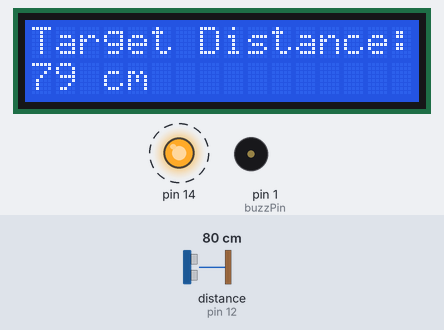
This sketch was run on a simulated Arduino Uno, built with avr-gcc and run on an emulated ATmega328P. On the bench: 16×2 character LCD, output pins drawn as LEDs (lit = HIGH), buzzer (waves = sounding, pin HIGH). Wiring (inferred from the names in the program): ultrasonic range finder: trigger pin 13; echo pin 12. Dashed ring = blinking. The inputs (shaded band) are chosen by the test bench; at power-on: distance to the obstacle (sensor on pin 12) 80 cm. The echo pulse lasts 58.3 µs per cm; pins used as bus, display or sensor lines are not drawn.

Above: at 1.2 s.
1.3 s: distance to the obstacle (sensor on pin 12) set to 13 cm
At 3.9 s:
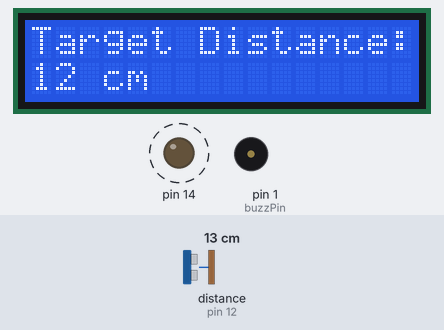
4.0 s: distance to the obstacle (sensor on pin 12) set to 10 cm
At 5.1 s:
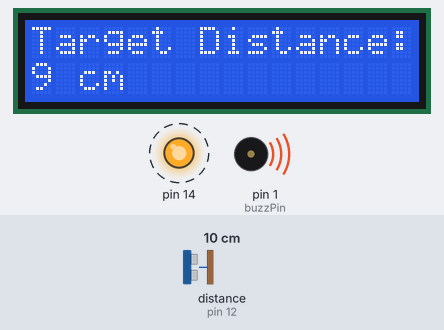
8.3 s: distance to the obstacle (sensor on pin 12) set to 2 cm
At 11.0 s:
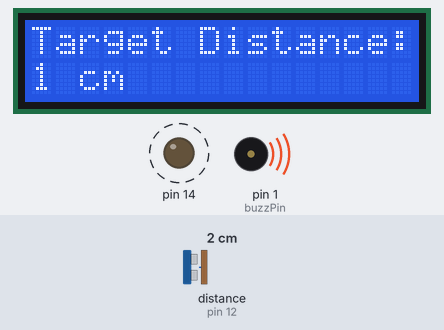
Timing chart, 0 to 16.8 s (numbered marks = the images above; inputs shaded):
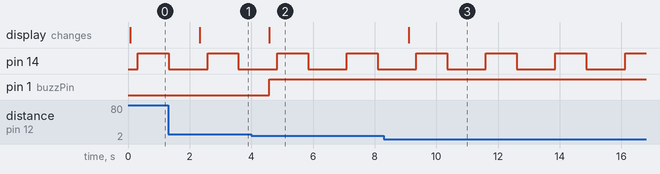

The sketch:

FTG1UXQIADH8BAP.ino
```cpp
/*
HC-SR04 Ultrasonic Sensor with LCD dispaly

HC-SR04 Ultrasonic Sensor
  VCC to Arduino 5V
  GND to Arduino GND
  Echo to Arduino pin 12
  Trig to Arduino pin 13

LCD Display (I used JHD162A)
  VSS to Arduino GND
  VCC to Arduino 5V
  VEE to Arduino GND
  RS to Arduino pin 11
  R/W to Arduino pin 10
  E to Arduino pin 9
  DB4 to Arduino pin 2
  DB5 to Arduino pin 3
  DB6 to Arduino pin 4
  DB7 to Arduino pin 5
  LED+ to Arduino 5V
  LED- to Arduino GND

Modified by Ahmed Djebali (June 1, 2015).
*/
#include <LiquidCrystal.h> //Load Liquid Crystal Library
LiquidCrystal LCD(11,10,9,2,3,4,5);  //Create Liquid Crystal Object called LCD

//#define trigPin 13 //Sensor Echo pin connected to Arduino pin 13
//#define echoPin 12 //Sensor Trip pin connected to Arduino pin 12
int const trigPin = 13;
int const echoPin = 12;
int const buzzPin = 1;

//Simple program just for testing the HC-SR04 Ultrasonic Sensor with LCD dispaly
//URL:

void setup()
{
  pinMode(trigPin, OUTPUT);
  pinMode(echoPin, INPUT);
  pinMode(buzzPin, OUTPUT);
  pinMode(14, OUTPUT);

  LCD.begin(16,2); //Tell Arduino to start your 16 column 2 row LCD
  LCD.setCursor(0,0);  //Set LCD cursor to upper left corner, column 0, row 0
  LCD.print("Target Distance:");  //Print Message on First Row

}

void loop() {
  long duration, distance;
  digitalWrite(trigPin, LOW);
  delayMicroseconds(2);
  digitalWrite(trigPin, HIGH);
  delayMicroseconds(10);
  digitalWrite(trigPin, LOW);
  duration = pulseIn(echoPin, HIGH);
  distance = (duration/2) / 29.1;

  LCD.setCursor(0,1);  //Set cursor to first column of second row
  LCD.print("                "); //Print blanks to clear the row
  LCD.setCursor(0,1);   //Set Cursor again to first column of second row
  LCD.print(distance); //Print measured distance
  LCD.print(" cm");  //Print your units.
  delay(250); //pause to let things settle

// the loop function runs over and over again forever
   digitalWrite(14, HIGH);   // turn the LED on (HIGH is the voltage level)
  delay(1000);                       // wait for a second
  digitalWrite(14, LOW);    // turn the LED off by making the voltage LOW
  delay(1000);

  // Duration will be the input pulse width and distance will be the distance to the obstacle in centimeters
  int dur, dist;
  // Output pulse with 1ms width on trigPin
  digitalWrite(trigPin, HIGH);
  delay(1);
  digitalWrite(trigPin, LOW);
  // Measure the pulse input in echo pin
  dur = pulseIn(echoPin, HIGH);
  // Distance is half the duration devided by 29.1 (from datasheet)
  dist = (dur/2) / 29.1;
  // if distance less than 0.5 meter and more than 0 (0 or less means over range)
    if (dist <= 10 && dist >= 0) {
      // Buzz
      digitalWrite(buzzPin, 300);
    } else {
      // Don't buzz
      digitalWrite(buzzPin, LOW);
    }
    // Waiting 60 ms won't hurt any one
    delay(1);
}
```

Measured:
- the behaviour switches between 12 and 11 cm on distance to the obstacle (sensor on pin 12) (found by bisection; images 1 and 2)
- after the input at 1.3 s, the display: changes after 1.0 s (image 1)
- after the input at 4.0 s, pin 1 (buzzPin): LOW → HIGH after 0.58 s; the display: changes after 0.59 s (image 2)
- after the input at 8.3 s, the display: changes after 0.80 s (image 3)
- by itself, pin 14: alternates HIGH for 1.0 s and LOW for 1.3 s
